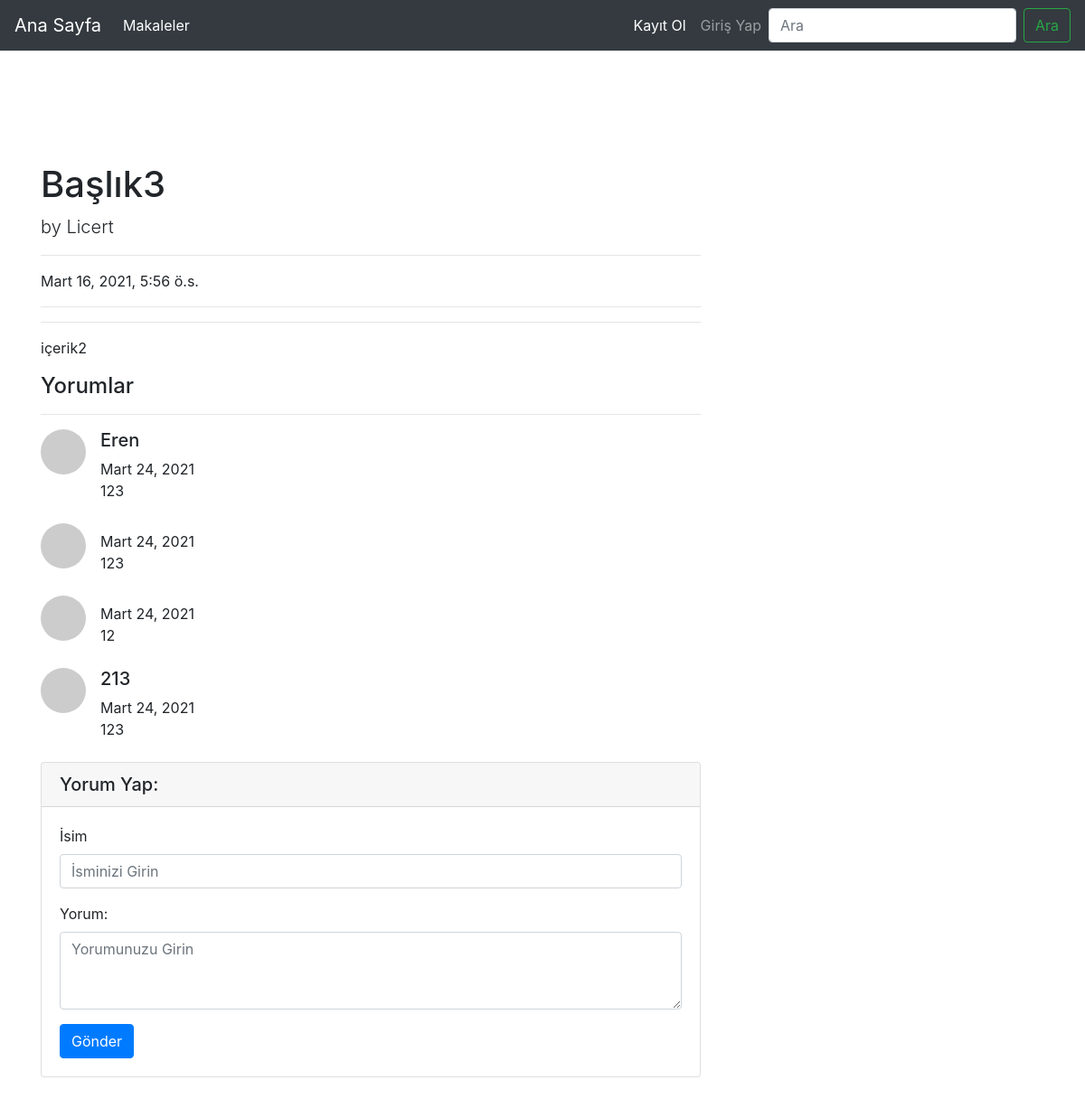
The app's page /article/2 with its own data.
### article/models.py (models this page shows, shortened)
class Article(models.Model):
    author = models.ForeignKey("auth.User",on_delete=models.CASCADE,verbose_name="Yazar")
    title= models.CharField(max_length=50,verbose_name="Başlık")
    content = RichTextField()
    created_date= models.DateTimeField(auto_now_add=True,verbose_name="Oluşturma Tarihi")
    article_image = models.FileField(blank=True, null=True,verbose_name="Makaleye Fotoğraf Ekleyin")

class Comment(models.Model):
    article = models.ForeignKey(Article,on_delete=models.CASCADE,verbose_name="Makale",related_name="comments")
    comment_author = models.CharField(max_length=50,verbose_name="İsim")
    comment_content = models.CharField(max_length=50,verbose_name="Yorum")
    comment_date = models.DateField(auto_now_add=True)

### article/views.py (the view)
# urls.py: path('<int:id>',views.detail,name="detail"),
def detail(request,id):
    article = get_object_or_404(Article,id=id)
    comments= article.comments.all()
    context= {
        "article":article,
        "comments":comments,
    }
    comments= article.comments.all()
    return render(request,"detail.html",context)

### templates/detail.html (shortened to what this page needs)
{% extends "layout.html" %}
{% block body %}
<div class="row">
    <div class="col-lg-8">
      <h1 class="mt-4">{{article.title}}</h1>
      <p class="lead">
        by
         {{article.author}}
      </p>
      <hr>
      <p>{{article.created_date}}</p>
      <hr>
      <hr>
     <p>{{article.content|safe}}</p>
      <h4>Yorumlar</h4>
      <hr>
      {% if comments %}
      {% for comment in comments  %}
        <div class="media mb-4">
          <img class="d-flex mr-3 rounded-circle" src="http://placehold.it/50x50" alt="">
          <div class="media-body">
            <h5 class="mt-0">{{comment.comment_author}}</h5>
            {{comment.comment_date}} <br>
            {{comment.comment_content}}
          </div>
        </div>
      {% endfor %}
      {% else %}
      <div class ="alert alert-danger">
        Bu makaleye herhangi bir yorum yazılmamış,ilk yorum yapan siz olun!
      </div>
      {% endif %}
     <div class="card my-4">
      <h5 class="card-header">Yorum Yap:</h5>
      <div class="card-body">
        <form action="{% url 'article:comment' article.id %}" method="POST">
          <div class="form-group">
            <label for="formGroupExampleI">İsim</label>
            <input type="text" class="form-control" name="isim" placeholder="İsminizi Girin">
          </div>
          <div class="form-group">
            <label for="example">Yorum:</label>
            <textarea class="form-control" rows="3" placeholder="Yorumunuzu Girin" name="yorum" ></textarea>
          </div>
          <button type="submit" class="btn btn-primary">Gönder</button>
        </form>
      </div>
    </div>
{% endblock body %}

### templates/layout.html (shortened to what this page needs)
<!DOCTYPE html>
{% load static %}
<html lang="en">
<head>
    <link rel="stylesheet" href="https://stackpath.bootstrapcdn.com/bootstrap/4.4.1/css/bootstrap.min.css">
</head>
<body>
        {% include "includes/navbar.html" %}
        <div class = "container">
            {% block body %}
            {% endblock body %}
        </div>
</body>
</html>

### templates/includes/navbar.html (shortened to what this page needs)
<nav class="navbar navbar-expand-lg navbar-dark bg-dark">
    <a class="navbar-brand" href="/">Ana Sayfa</a>
    <div class="collapse navbar-collapse" id="navbarTogglerDemo02">
      <ul class="navbar-nav mr-auto">
        <li class="nav-item active">
          <a class="nav-link" href="/article">Makaleler</a>
        </li>
      </ul>
      {% if request.user.is_authenticated %}
      <ul class="navbar-nav ml-auto">
        <li class="nav-item active">
          <a class="nav-link" href="/article/dashboard">Kontrol Paneli</a>
        </li>
        <li class="nav-item active">
          <a class="nav-link" href="/user/logout">Çıkış Yap</a>
        </li>
      </ul>
      {% else %}
      <ul class="navbar-nav ml-auto mt-2 mt-lg-0">
        <li class="nav-item active">
          <a class="nav-link" href="/user/register">Kayıt Ol <span class="sr-only">(current)</span></a>
        </li>
        <li class="nav-item">
          <a class="nav-link" href="/user/login">Giriş Yap</a>
        </li>
      </ul>
      {% endif %}
      <form class="form-inline my-2 my-lg-0">
        <input class="form-control mr-sm-2" type="search" placeholder="Ara" name="keyword">
        <button class="btn btn-outline-success my-2 my-sm-0" type="submit">Ara</button>
      </form>
    </div>
  </nav>

### records on screen
Article: title "Başlık3", author "Licert", created_date "Mart 16, 2021, 5:56 ö.s.", content "içerik2"
Comment: comment_author "Eren", comment_date "Mart 24, 2021", comment_content "123"
Comment: comment_date "Mart 24, 2021", comment_content "123"
Comment: comment_date "Mart 24, 2021", comment_content "12"
Comment: comment_author "213", comment_date "Mart 24, 2021", comment_content "123"
